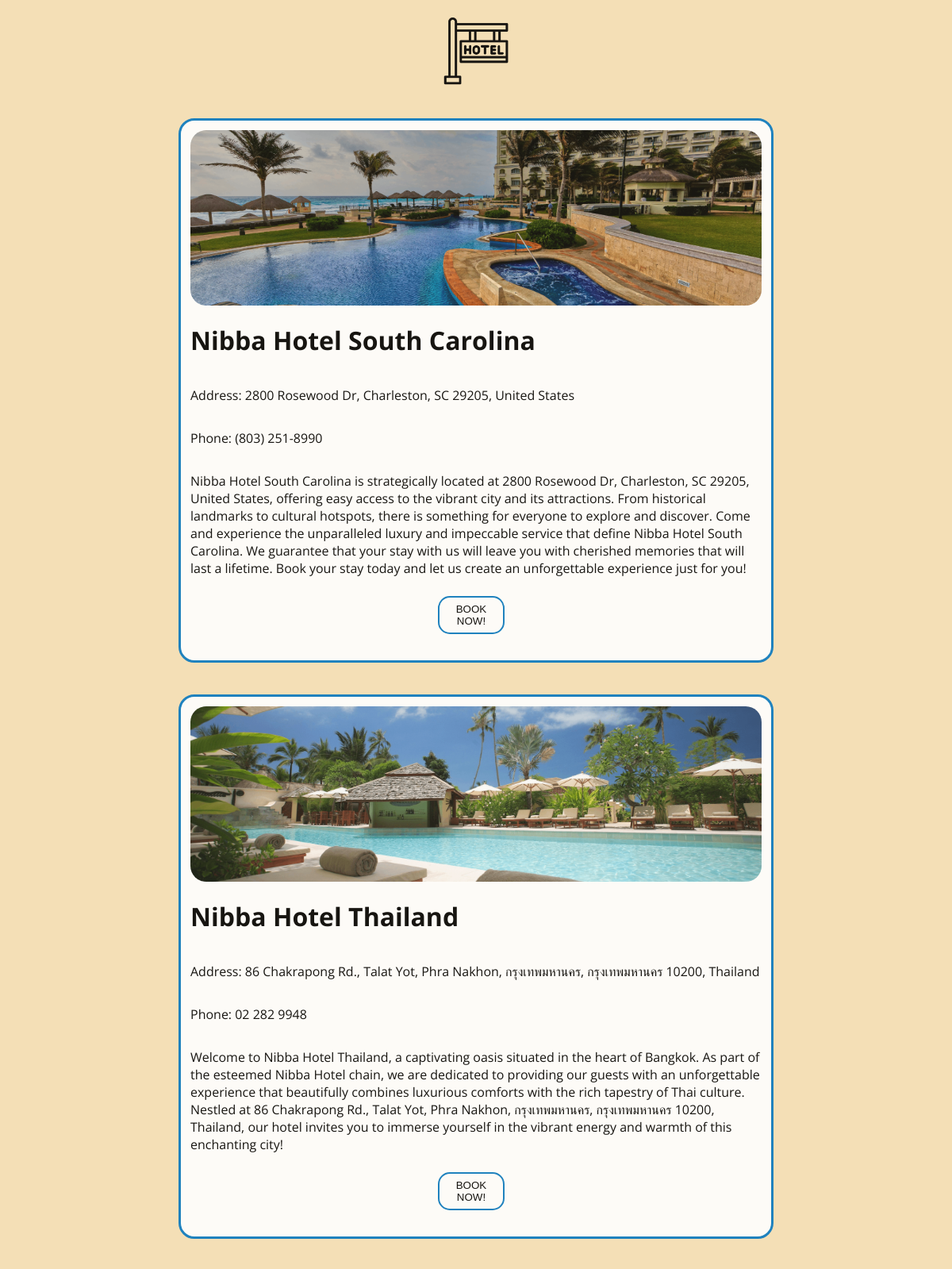
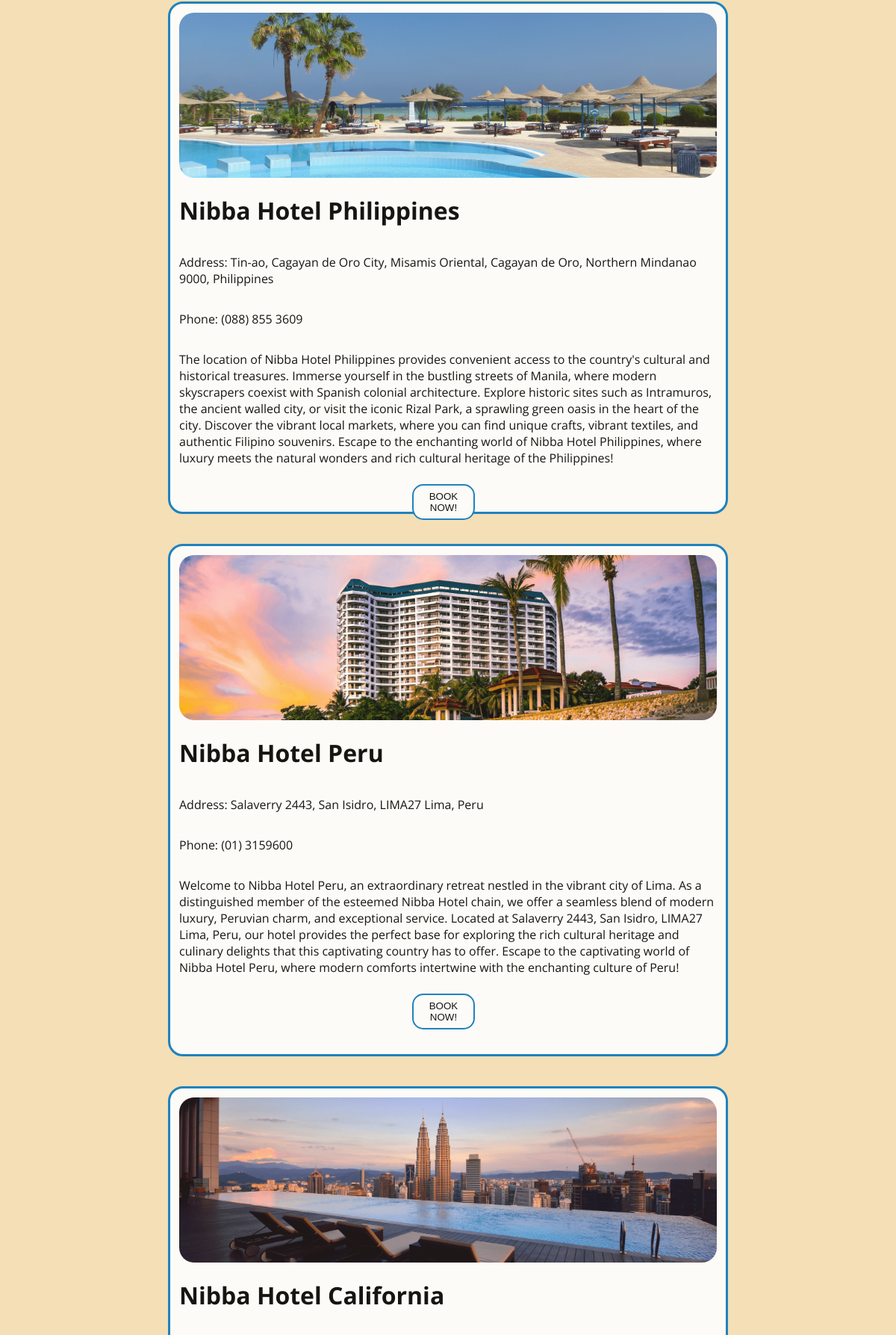
The page /book-online.php (upper part) on the database its author committed (2 pictures, top to bottom).
### tables this page shows
CREATE TABLE `hotels` (
  `id` int(11) NOT NULL,
  `name` varchar(255) NOT NULL,
  `address` varchar(255) NOT NULL,
  `phone` varchar(20) NOT NULL,
  `description` text NOT NULL,
  `image_url` varchar(255) NOT NULL
);

### scripts/fetch-hotels.php (the view, shortened to what this page needs)
<?php
$host = 'localhost';
$dbusername = 'root';
$dbpassword = '';
$dbname = 'hotel_booking';
$conn = mysqli_connect($host, $dbusername, $dbpassword, $dbname);
$query = "SELECT * FROM hotels";
$result = $conn->query($query);
if ($result) {
    while ($row = $result->fetch_assoc()) {
        $name = $row['name'];
        $address = $row['address'];
        $phone = $row['phone'];
        $description = $row['description'];
        $image_url = $row['image_url'];
        echo
        '<div class="hotel">
            <img src="'. $image_url .'" alt="hotel_image">
            <h1>' . $name . ' </h1>
            <p>Address: ' . $address . '</p>
            <p>Phone: ' . $phone . '</p>
            <span>' . $description . '</span>
            <a href="book-now.php"><button>BOOK NOW!</button></a>
        </div>';
    }
}
?>

### book-online.php (shortened to what this page needs)
<!DOCTYPE html>
<html lang="en">
<head>
    <link rel="stylesheet" type="text/css" href="css/booking.css">
</head>
<body>
    <div class="container">
        <a href="index.php"><img src="images/hotel-sign.png" alt="hotel_sign"></a>
        <?php
            include('scripts/fetch-hotels.php');
        ?>
    </div>
</body>
</html>

### css/booking.css (style rules this page uses)
body { margin: 0; padding: 0; background-color: #f4dfb6; }
.container { display: flex; flex-direction: column; justify-content: center; align-items: center; height: 100%; background-color: #f4dfb6;; opacity: 0.9; font-family: 'Open Sans', sans-serif; }
.container a img { height: 12vh; margin-top: 2vh; }
.hotel { display: flex; flex-direction: column; height: 82vh; width: 60vw; margin-top: 4vh; margin-bottom: 1vh; padding: 1vw; background-color: #FFFFFF; border-color: #0978bf; border-radius: 20px; border-style: solid; }
.hotel img { width: 100%; border-radius: 20px; }
.hotel span { margin-top: 2vh; }
.hotel a button { height: 6vh; width: 7vw; margin-top: 3vh; margin-left: 26vw; background-color: #FFFFFF; border-color: #0978bf; border-radius: 15px; border-style: solid; outline: none; }

### rows shown on the page
hotels: image_url (picture), name "Nibba Hotel South Carolina", address "2800 Rosewood Dr, Charleston, SC 29205, United States", phone "(803) 251-8990", description "Nibba Hotel South Carolina is strategically located at 2800 Rosewood Dr, Charleston, SC 29205, United States, offering easy access to the vibrant city and its attractions. From historical landmarks to cultural hotspots, there is something for everyone to explore and discover. Come and experience the unparalleled luxury and impeccable service that define Nibba Hotel South Carolina. We guarantee that your stay with us will leave you with cherished memories that will last a lifetime. Book your stay today and let us create an unforgettable experience just for you!"
hotels: image_url (picture), name "Nibba Hotel Thailand", address "86 Chakrapong Rd., Talat Yot, Phra Nakhon, กรุงเทพมหานคร, กรุงเทพมหานคร 10200, Thailand", phone "02 282 9948", description "Welcome to Nibba Hotel Thailand, a captivating oasis situated in the heart of Bangkok. As part of the esteemed Nibba Hotel chain, we are dedicated to providing our guests with an unforgettable experience that beautifully combines luxurious comforts with the rich tapestry of Thai culture. Nestled at 86 Chakrapong Rd., Talat Yot, Phra Nakhon, กรุงเทพมหานคร, กรุงเทพมหานคร 10200, Thailand, our hotel invites you to immerse yourself in the vibrant energy and warmth of this enchanting city!"
hotels: image_url (picture), name "Nibba Hotel Philippines", address "Tin-ao, Cagayan de Oro City, Misamis Oriental, Cagayan de Oro, Northern Mindanao 9000, Philippines", phone "(088) 855 3609", description "The location of Nibba Hotel Philippines provides convenient access to the country's cultural and historical treasures. Immerse yourself in the bustling streets of Manila, where modern skyscrapers coexist with Spanish colonial architecture. Explore historic sites such as Intramuros, the ancient walled city, or visit the iconic Rizal Park, a sprawling green oasis in the heart of the city. Discover the vibrant local markets, where you can find unique crafts, vibrant textiles, and authentic Filipino souvenirs. Escape to the enchanting world of Nibba Hotel Philippines, where luxury meets the natural wonders and rich cultural heritage of the Philippines!"
hotels: image_url (picture), name "Nibba Hotel Peru", address "Salaverry 2443, San Isidro, LIMA27 Lima, Peru", phone "(01) 3159600", description "Welcome to Nibba Hotel Peru, an extraordinary retreat nestled in the vibrant city of Lima. As a distinguished member of the esteemed Nibba Hotel chain, we offer a seamless blend of modern luxury, Peruvian charm, and exceptional service. Located at Salaverry 2443, San Isidro, LIMA27 Lima, Peru, our hotel provides the perfect base for exploring the rich cultural heritage and culinary delights that this captivating country has to offer. Escape to the captivating world of Nibba Hotel Peru, where modern comforts intertwine with the enchanting culture of Peru!"
hotels: image_url (picture), name "Nibba Hotel California"
